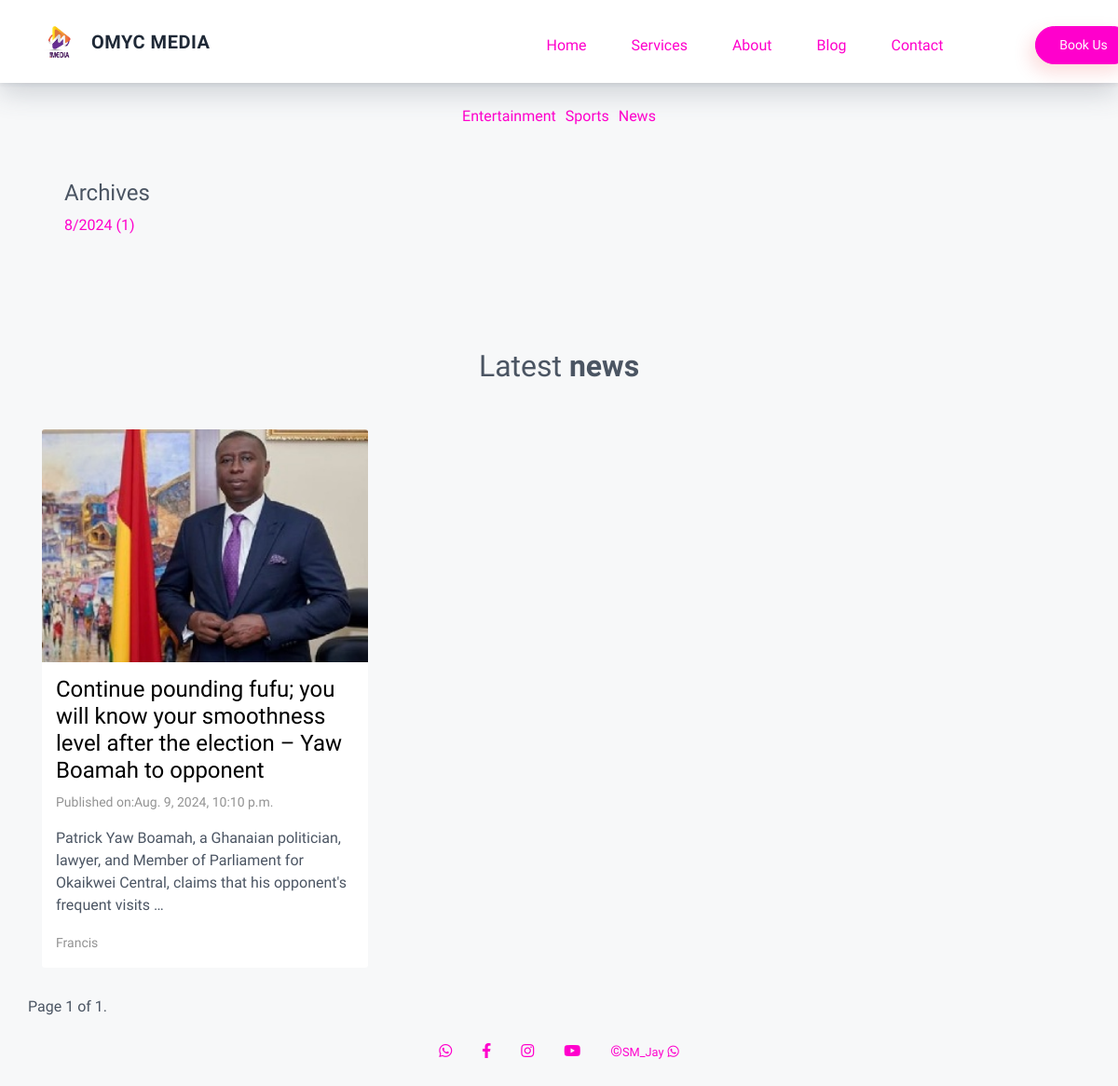
Screenshot of /blog/ with the database file from the repository.
### studio/models.py (models this page shows, shortened)
class Type(models.Model):
    name = models.CharField(max_length=255)
    class Meta:
        verbose_name_plural = "Blog Type"

class Blog(models.Model):
    type = models.ForeignKey(Type,on_delete=models.CASCADE)
    title = models.CharField(max_length=255)
    content = models.TextField(max_length=10000)
    date = models.DateTimeField(blank=True,null=True)
    image = models.ImageField(blank=True,null=True)
    author = models.CharField(max_length=50)
    @property
    def imageURL(self):
        try:
            url = self.image.url
        except:
            url =''
        return url
    class Meta:
        ordering = ['date']
        verbose_name_plural = "Blogs"

### studio/views.py (the view)
# urls.py: 2. Add a URL to urlpatterns:  path('blog/', include('blog.urls'))
def blog(request):
    blogs = Blog.objects.all().order_by('-date')
    archive_dates = Blog.objects.annotate(
        year=ExtractYear('date'),
        month=ExtractMonth('date')
    ).values('year', 'month').annotate(count=Count('id')).order_by('-year', '-month')
    paginator = Paginator(blogs, 12)
    page_number = request.GET.get('page')
    page_obj = paginator.get_page(page_number)
    types = Type.objects.all()
    context = {
        'page_obj': page_obj,
        'types': types,
        'archive_dates': archive_dates,
    }
    return render(request, 'blog.html', context)

### templates/blog.html (shortened to what this page needs)
{% load static %}
<!DOCTYPE html>
<html lang="en">
<head>
    <link rel="stylesheet" href="https://cdnjs.cloudflare.com/ajax/libs/font-awesome/6.0.0-beta3/css/all.min.css">
    <link rel="stylesheet" href="https://unpkg.com/tailwindcss@2.2.19/dist/tailwind.min.css"/>
    <link rel="stylesheet" href="{% static 'vendor/bootstrap/bootstrap.min.css' %}">
    <link rel="stylesheet" href="{% static 'vendor/select2/select2.min.css' %}">
    <link rel="stylesheet" href="{% static 'vendor/owlcarousel/owl.carousel.min.css' %}">
    <link rel="stylesheet" href="{% static 'vendor/lightcase/lightcase.css' %}">
    <link rel="stylesheet" href="{% static 'css/style.min.css' %}">
    <link rel="stylesheet" href="https://cdn.linearicons.com/free/1.0.0/icon-font.min.css">
    <link rel="stylesheet" href="https://use.fontawesome.com/releases/v5.8.1/css/all.css">
</head>
<body class="bg-white text-gray-600 work-sans leading-normal text-base tracking-normal">
    <nav id="header" class="w-full z-30 top-0 py-1 fixed bg-white shadow">
        <div class="w-full container mx-auto flex flex-wrap items-center justify-between mt-0 px-0 py-0">
            <div class="hidden md:flex md:items-center md:w-auto w-full order-3 md:order-1" id="menu">
                <nav>
                    <ul class="md:flex items-center justify-between text-base text-gray-700 pt-4 md:pt-0">
                        <li><a class="inline-block no-underline hover:text-black hover:underline py-2 px-4 nav-link scrollto" href="/">Home</a></li>
                        <li><a class="inline-block no-underline hover:text-black hover:underline py-2 px-4 nav-link scrollto" href="{% url 'index' %}#services">Services</a></li>
                        <li><a class="inline-block no-underline hover:text-black hover:underline py-2 px-4 nav-link scrollto" href="{% url 'index' %}#about">About</a></li>
                        <li><a class="inline-block no-underline hover:text-black hover:underline py-2 px-4 nav-link scrollto" href="{% url 'blog' %}">Blog</a></li>
                        <li><a class="inline-block no-underline hover:text-black hover:underline py-2 px-4 nav-link scrollto" href="{% url 'contact' %}">Contact</a></li>
                        <li class="col-md-5 text-center"> <a href="{% url 'booking' %}"class="btn btn-primary btn-shadow btn-lg" ><button>Book Us</button></a></li>
                    </ul>
                </nav>
            </div>
            <div class="order-1 md:order-2">
                <a class="flex items-center tracking-wide no-underline hover:no-underline font-bold text-gray-800 text-xl " href="/">
                    <div class="flex items-center space-x-2">
                        <img src="{% static 'img/my logo.jpg' %}" alt="Logo" class="h-12">
                    </div>
                    OMYC MEDIA
                </a>
            </div>
        </div>
    </nav>
<br>
<br>
<div id="blog-section" class="bg-grey">
    <div class="container">
        <div class="p-4">
            <div class="filter-button-group btn-filter d-flex justify-content-center w-full z-30 top-0 px-6 py-9">
                {% for type in types %}
                <a tabindex="0" href="{% url 'blog_by_type' type.id %}">{{ type.name }}</a>
                {%endfor%}
            </div>
            <h4 class="fst-italic">Archives</h4>
            <ul>
                {% for date in archive_dates %}
                    <li>
                        <a href="{% url 'archive' date.year date.month %}">
                            {{ date.month }}/{{ date.year }} ({{ date.count }})
                        </a>
                    </li>
                {% endfor %}
            </ul>
          </div>
        <div class="section-content">
            <div class="title-wrap mb-5" data-aos="fade-up">
                <h2 class="section-title">Latest <b>news</b></h2>
            </div>
            <div class="col-md-4">
              </div>
            <div class="row">
<div class="col-md-12 blog-holder">
    <div class="row">
        {% for blog in page_obj %}
        <div class="col-md-4 blog-item-wrapper" data-aos="fade-up">
            <div class="blog-item">
                <div class="blog-img">
                    <a href="{% url 'post' blog_id=blog.pk  %}"><img src="{{blog.imageURL}}" alt=""></a>
                </div>
                <div class="blog-text">
                    <div class="blog-title">
                        <a href="{% url 'post' blog_id=blog.pk  %}"><h4>{{blog.title}}</h4></a>
                    </div>
                    <div class="blog-meta">
                        <p class="blog-date">Published on:{{blog.date}}</p>
                    </div>
                    <div class="blog-desc">
                        <p>{{blog.content|truncatewords:20}}</p>
                    </div>
                    <div class="blog-author">
                        <p>{{blog.author}}</p>
                    </div>
                </div>
            </div>
        </div>
        {% endfor %}
    </div>
</div>
<div class="col-md-12 pagination">
    <span class="step-links">
        <span class="current">
            Page {{ page_obj.number }} of {{ page_obj.paginator.num_pages }}.
        </span>
    </span>
</div>
</div>
    <footer class="mastfoot my-3" id="contact">
        <div class="inner container">
            <div class="row">
                <div class="col-lg-4 col-md-12 d-flex align-items-center">
                </div>
                <div class="col-lg-4 col-md-12">
                    <nav class="nav nav-mastfoot justify-content-center">
                        <a class="nav-link" href="https://wa.me/+233547039326">
                            <i class="fab fa-whatsapp" style="font-size: 16px;"></i>
                        </a>
                        <a class="nav-link" href="https://www.facebook.com/profile.php?id=61554059577688">
                            <i class="fab fa-facebook-f" style="font-size: 16px;"></i>
                        </a>
                        <a class="nav-link" href="https://www.instagram.com/omyc5?igsh=eGduZGRhank3d3Fl">
                            <i class="fab fa-instagram" style="font-size: 16px;"></i>
                        </a>
                        <a class="nav-link" href="https://www.youtube.com/channel/UCS5bJXDKxz8JKL68XyELJLg">
                            <i class="fab fa-youtube" style="font-size: 16px;"></i>
                        </a>
                        <a class="nav-link" href="https://wa.me/+233506632349">
                            &copy;<small>SM_Jay</small>&nbsp;<i class="fab fa-whatsapp" style="font-size: 14px;"></i>
                       </a>
                    </nav>
                    </div>
                </div>
            </div>
        </div>
            </div>
        </div>
</body>
</html>

### templates/blog.html (style rules this page uses)
.work-sans { font-family: 'Work Sans', sans-serif; }

### rows the page displays
Type: name "Entertainment"
Type: name "Sports"
Type: name "News"
Blog: imageURL (picture), title "Continue pounding fufu; you will know your smoothness level after the election – Yaw Boamah to opponent", date "Aug. 9, 2024, 10:10 p.m.", content "Patrick Yaw Boamah, a Ghanaian politician, lawyer, and Member of Parliament for Okaikwei Central, claims that his opponent's frequent visits …", author "Francis"

### other values shown
{{ date.month }} "8"
{{ date.year }} "2024"
{{ date.count }} "1"
{{ page_obj.number }} "1"
{{ page_obj.paginator.num_pages }} "1"
